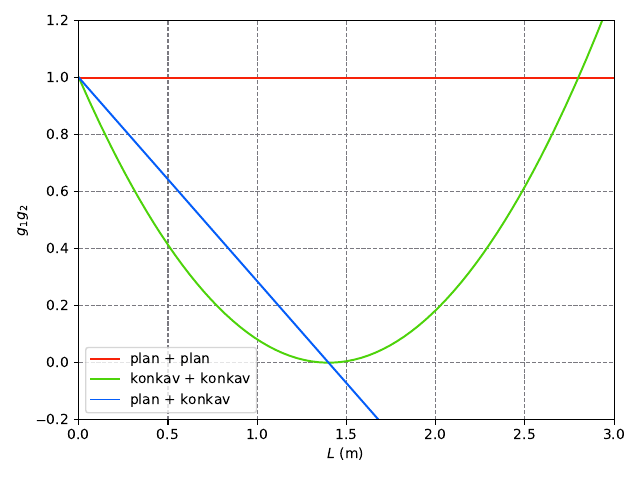

Source code (Python):
import numpy as np
import matplotlib.pyplot as plt
from scipy import optimize
from scipy.optimize import curve_fit
from uncertainties import ufloat
import uncertainties.unumpy as unp

def gg(L, r1, r2):
    fkt = 1 - L/r1 - L/r2 + L**2/(r1 * r2)
    return fkt

def gg2(L, r):
    fkt = 1 - L/r
    return fkt

L = np.linspace(0, 10, 500)

plt.plot(L, 0*L + 1, linewidth=1.4, color='#F72209', label='plan + plan')
#plt.plot(L, gg(L, 1, 1), linewidth=1.4, color='#FB9D02', label='konkav 1')
plt.plot(L, gg(L, 1.4, 1.4), linewidth=1.4, color='#4DD30A', label='konkav + konkav')
#plt.plot(L, gg(L, 1, 1.4), linewidth=1.4, color='#AD0EBD', label='konkav 3')
#plt.plot(L, gg2(L, 1), linewidth=1.4, color='#045DF9', label='kombi 1')
plt.plot(L, gg2(L, 1.4), linewidth=1.4, color='#045DF9', label='plan + konkav')

plt.xlabel(r'$L$ (m)')
plt.ylabel(r'$g_1 g_2$')
plt.grid(linestyle='dashed', color='#7A7980')
plt.xlim(0, 3)
plt.ylim(-0.2, 1.2)
plt.legend(loc='best')

plt.tight_layout()
plt.savefig('g1g2.pdf')
